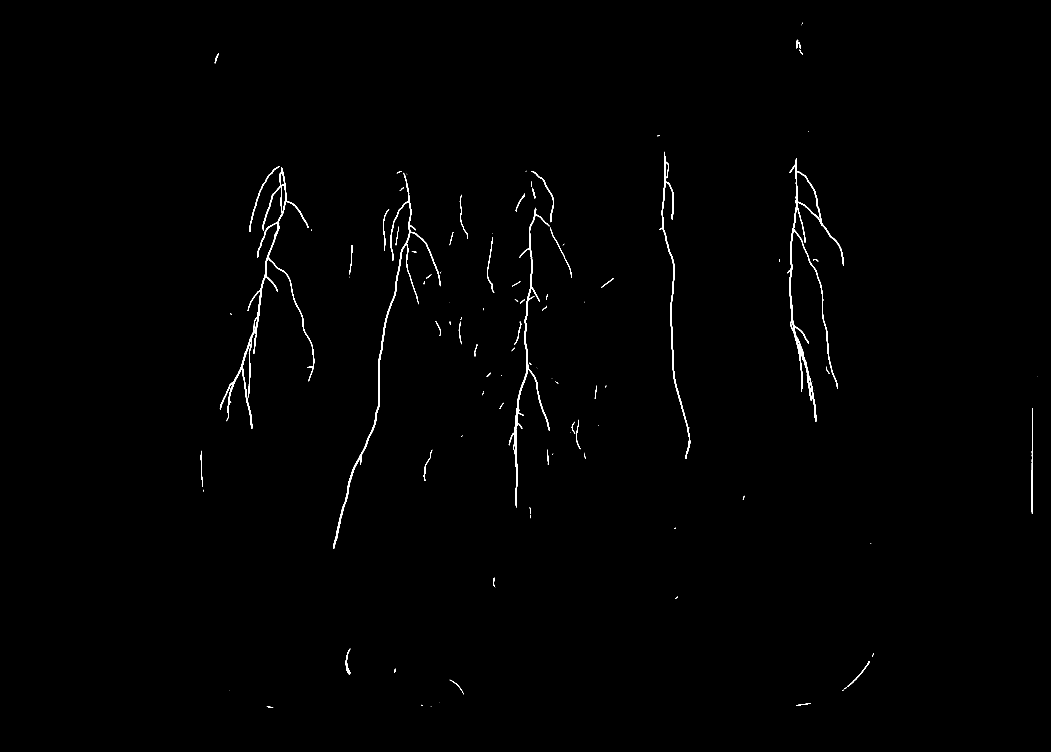
#> input picture Deliverables/task 6/test.png, 4202 x 3006 px (shown at 1/4 size)
$ jupyter execute --allow-errors task_6and7_v4.ipynb
#> lines starting #> are read from the running program, lines starting #| are printed output that depends on the picture; after the words box and inside, x2 and y2 are one past the last pixel; in counts of white or black regions, pixels touching at a corner belong together
[cell 1]
# import things
import cv2
import os
import numpy as np
import pandas as pd
import matplotlib.pyplot as plt
from patchify import patchify, unpatchify
import tensorflow as tf
from tensorflow.keras import layers, models
from tensorflow.keras.utils import to_categorical
from tensorflow.keras.preprocessing.image import ImageDataGenerator
import keras.backend as K
from tensorflow.keras.models import load_model

### I can start by importing the root mask predicted in task 5

[cell 2]
#image = cv2.imread("task5_test_image_prediction_michal_232079_v3.png", cv2.IMREAD_GRAYSCALE)
image = cv2.imread("test.png", cv2.IMREAD_GRAYSCALE)

[cell 3]
plt.imshow(image, cmap='gray')

### Morphological operations

[cell 4]
import cv2
import numpy as np
import matplotlib.pyplot as plt

# Step 1: Define Morphological Operations
def apply_closing_only(mask,kernel):
    """
    Apply only closing to fill gaps without removing thin structures.
    """
#> called with kernel = (51, 51)
    kernel = np.ones(kernel, np.uint8)  # Structuring element
    # Perform closing (dilation followed by erosion) to fill gaps
    closed_mask = cv2.morphologyEx(mask, cv2.MORPH_CLOSE, kernel)
    return closed_mask

# Step 2: Apply Morphological Closing
closed_mask = apply_closing_only(image, (51,51))

# Step 3: Visualize the Results
plt.figure(figsize=(12, 6))

plt.subplot(1, 2, 1)
plt.title("Original Predicted Mask")
plt.imshow(image, cmap='gray')
plt.axis('off')

plt.subplot(1, 2, 2)
plt.title("Mask After Closing")
plt.imshow(closed_mask, cmap='gray')
plt.axis('off')

plt.tight_layout()
plt.show()

[cell 5]
from skimage import morphology
#Remove small objects
size_threshold = 600 # Minimum size of components to keep

filtered_mask = morphology.remove_small_objects(image > 0, min_size=size_threshold).astype('uint8') * 255
filtered_mask = apply_closing_only(filtered_mask, (12,12))

#Display the result
plt.figure(figsize=(12, 12))
plt.imshow(filtered_mask, cmap='gray')
plt.title(f"Small Pixels Removed (Threshold: {size_threshold})", fontsize=16)
plt.axis('off')
plt.show()

### I will use the bounding boxes approach, similarly to task 3:

[cell 6]
retval, labels, stats, centroids = cv2.connectedComponentsWithStats(closed_mask)
#> retval = 66; stats = 66 rows, first 6: [0, 0, 4202, 3006, 12435718], [3209, 91, 2, 4, 7], [3207, 98, 1, 3, 3], [3184, 159, 28, 60, 579], [859, 214, 17, 39, 165], [3235, 525, 1, 3, 3]; centroids = 66 pairs, first value 805.8 to 4151, second value 92.29 to 2827.6

plt.figure(figsize=(10, 10))
plt.imshow(labels, cmap='viridis')
plt.title("Connected Components (Labeled)")
plt.axis('off')
plt.show()

### Segmenting the roots based of the bounding boxes:

[cell 7]
def extract_bounding_boxes_from_stats(stats, min_area=200):
    """
    Extract bounding boxes from connected component stats.

    Parameters:
        stats (np.ndarray): Statistics from connected components (x, y, width, height, area).
        min_area (int): Minimum area threshold for valid bounding boxes.

    Returns:
        list: List of bounding boxes [(x_min, y_min, x_max, y_max), ...].
    """
#> called with stats = array of shape (66, 5), min_area = 200
    bounding_boxes = []
    for stat in stats[1:]:  # Skip the background (index 0)
        x, y, w, h, area = stat
        if area >= min_area:
            bounding_boxes.append((x, y, x + w, y + h))
#> this loop made 65 passes
#> (x, y, w, h, area) on passes 3, 4, 6, 7: (3184, 159, 28, 60, 579), (859, 214, 17, 39, 165), (2630, 540, 9, 5, 25), (2638, 607, 123, 1229, 12868)
#> after the loop, bounding_boxes = 20 items, first 6: (3184, 159, 3212, 219), (2638, 607, 2761, 1836), (3117, 633, 3376, 1688), (879, 665, 1234, 1716), (2035, 683, 2286, 2029), (1332, 685, 1765, 2196)
    return bounding_boxes

# Extract bounding boxes from stats
bounding_boxes = extract_bounding_boxes_from_stats(stats)

# Print the number of bounding boxes
print(f"Number of valid bounding boxes: {len(bounding_boxes)}")
#| Number of valid bounding boxes: 20

[cell 8]
# [30 lines left out: function calculate_iou, not called in this run]

[cell 9]
def draw_bounding_boxes_on_mask(mask, bboxes):
    """
    Draw bounding boxes on the binary mask.

    Parameters:
        mask (np.ndarray): Original or cleaned binary mask.
        bboxes (list): List of bounding boxes [(x_min, y_min, x_max, y_max)].

    Returns:
        np.ndarray: Mask with bounding boxes drawn.
    """
    # Convert mask to BGR for color visualization
    mask_with_bboxes = cv2.cvtColor(mask, cv2.COLOR_GRAY2BGR)

    # Draw bounding boxes in green
    for bbox in bboxes:
        x_min, y_min, x_max, y_max = bbox
        cv2.rectangle(mask_with_bboxes, (x_min, y_min), (x_max, y_max), (0, 255, 0), 2)
#> this loop made 20 passes
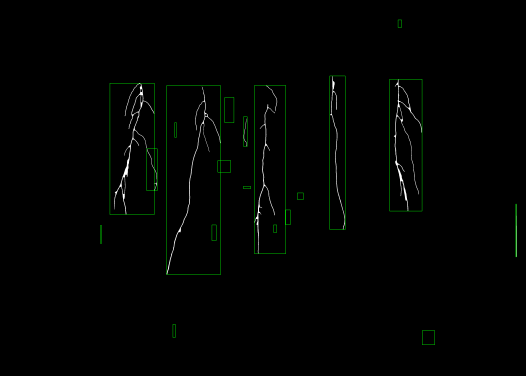
#> mask_with_bboxes: shape (3006, 4202, 3) (shown at 1/8 size); mean B, G, R 1.3, 2.6, 1.3
#> the loop in extract_bounding_boxes_from_stats (call 2), `for stat in stats[1:]:` made 65 passes

    return mask_with_bboxes

# Visualize bounding boxes on the cleaned mask
mask_with_bboxes = draw_bounding_boxes_on_mask(filtered_mask, bounding_boxes)

plt.figure(figsize=(10, 10))
plt.imshow(cv2.cvtColor(mask_with_bboxes, cv2.COLOR_BGR2RGB))
plt.title("Bounding Boxes on Mask")
plt.axis('off')
plt.show()

### Code to handle overlapping boxes, and only leave the largest one:

[cell 10]
def non_maximum_suppression(bboxes, iou_threshold=0.01, min_y_threshold=700, exclude_top_y=150):
    """
    Apply Non-Maximum Suppression (NMS) to remove overlapping bounding boxes,
    exclude boxes starting below a specified y-axis threshold, and exclude
    boxes overlapping the top 150 pixels of the y-axis.

    Parameters:
        bboxes (list): List of bounding boxes [(x_min, y_min, x_max, y_max)].
        iou_threshold (float): Threshold for IoU to consider boxes as overlapping.
        min_y_threshold (int): Minimum y_min value for a bounding box to be kept.
        exclude_top_y (int): Exclude boxes with y_min <= this value.

    Returns:
        list: Filtered list of bounding boxes after NMS.
    """
#> called with iou_threshold = 0.0001, min_y_threshold = 700, exclude_top_y = 150
    if len(bboxes) == 0:
        return []

    # Filter out boxes where y_min is below the min_y_threshold or overlaps the top exclude_top_y
    bboxes = [box for box in bboxes if exclude_top_y < box[1] < min_y_threshold]
#> bboxes = [(3184, 159, 3212, 219), (2638, 607, 2761, 1836), (3117, 633, 3376, 1688), (879, 665, 1234, 1716), (2035, 683, 2286, 2029), (1332, 685, 1765, 2196)]

    # Convert bounding boxes to numpy array
    bboxes = np.array(bboxes)
#> bboxes = [[3184, 159, 3212, 219], [2638, 607, 2761, 1836], [3117, 633, 3376, 1688], [879, 665, 1234, 1716], [2035, 683, 2286, 2029], [1332, 685, 1765, 2196]]
    if len(bboxes) == 0:
        return []

    # Compute areas of each bounding box
    areas = (bboxes[:, 2] - bboxes[:, 0]) * (bboxes[:, 3] - bboxes[:, 1])
#> areas = [1680, 151167, 273245, 373105, 337846, 654263]

    # Sort bounding boxes by area (descending order)
    sorted_indices = np.argsort(areas)[::-1]
#> sorted_indices = [5, 3, 4, 2, 1, 0]
    bboxes = bboxes[sorted_indices]
#> bboxes = [[1332, 685, 1765, 2196], [879, 665, 1234, 1716], [2035, 683, 2286, 2029], [3117, 633, 3376, 1688], [2638, 607, 2761, 1836], [3184, 159, 3212, 219]]

    # List to hold filtered boxes
    filtered_bboxes = []

    while len(bboxes) > 0:
        # Take the largest box and add it to the result
        current_box = bboxes[0]
        filtered_bboxes.append(current_box)
        bboxes = bboxes[1:]  # Remove the current box

        # Compute IoU with remaining boxes
        to_keep = []
        for box in bboxes:
            # Calculate intersection
            x_min = max(current_box[0], box[0])
            y_min = max(current_box[1], box[1])
            x_max = min(current_box[2], box[2])
            y_max = min(current_box[3], box[3])
            inter_area = max(0, x_max - x_min) * max(0, y_max - y_min)

            # Calculate union
            union_area = (
                (current_box[2] - current_box[0]) * (current_box[3] - current_box[1]) +
                (box[2] - box[0]) * (box[3] - box[1]) -
                inter_area
            )

            # Calculate IoU
            iou = inter_area / union_area

            # Keep the box if IoU is below the threshold
            if iou <= iou_threshold:
                to_keep.append(box)

        bboxes = np.array(to_keep)  # Update remaining boxes
#> this loop made 6 passes

    return filtered_bboxes

### In application:

[cell 11]
import cv2
import numpy as np
import matplotlib.pyplot as plt

# Step 1: Define Morphological Operations
# [8 lines left out: function apply_closing_only, not called in this run]

[cell 12]
# Extract bounding boxes from stats
bounding_boxes = extract_bounding_boxes_from_stats(stats)

# Apply Non-Maximum Suppression to remove overlapping boxes
filtered_bounding_boxes = non_maximum_suppression(bounding_boxes, iou_threshold=0.0001)

# Visualize bounding boxes after NMS
mask_with_bboxes_nms = draw_bounding_boxes_on_mask(filtered_mask, filtered_bounding_boxes)
#> the loop in draw_bounding_boxes_on_mask (call 2), `for bbox in bboxes:` made 6 passes

plt.figure(figsize=(10, 10))
plt.imshow(cv2.cvtColor(mask_with_bboxes_nms, cv2.COLOR_BGR2RGB))
plt.title("Bounding Boxes After NMS")
plt.axis('off')
plt.show()

[cell 13]
from scipy.ndimage import label

def create_single_component_labeled_mask(original_mask, bounding_boxes):
    """
    Create a labeled mask where each bounding box corresponds to exactly one connected component.

    Parameters:
        original_mask (np.ndarray): Original binary mask.
        bounding_boxes (list): List of bounding boxes [(x_min, y_min, x_max, y_max)].

    Returns:
        np.ndarray: Labeled mask with one component per bounding box, each labeled with a unique integer.
    """
    # Initialize a blank mask with the same shape as the original mask
    labeled_mask = np.zeros_like(original_mask, dtype=np.uint16)

    for label_id, bbox in enumerate(bounding_boxes, start=1):  # Start labels from 1
        x_min, y_min, x_max, y_max = bbox

        # Crop the region of the root from the original mask
        root_region = original_mask[y_min:y_max, x_min:x_max]

        # Label connected components within this region
        labeled_components, num_components = label(root_region > 0)

        if num_components > 0:
            # Find the largest connected component
            component_sizes = [(labeled_components == i).sum() for i in range(1, num_components + 1)]
            largest_component_idx = component_sizes.index(max(component_sizes)) + 1  # 1-based index

            # Extract the largest component and assign its label
            largest_component = (labeled_components == largest_component_idx)
            labeled_mask[y_min:y_max, x_min:x_max][largest_component] = label_id
#> this loop made 6 passes
#> pass 1, in create_single_component_labeled_mask, `root_region = original_mask[y_min:y_max, x_min:x_max]`:
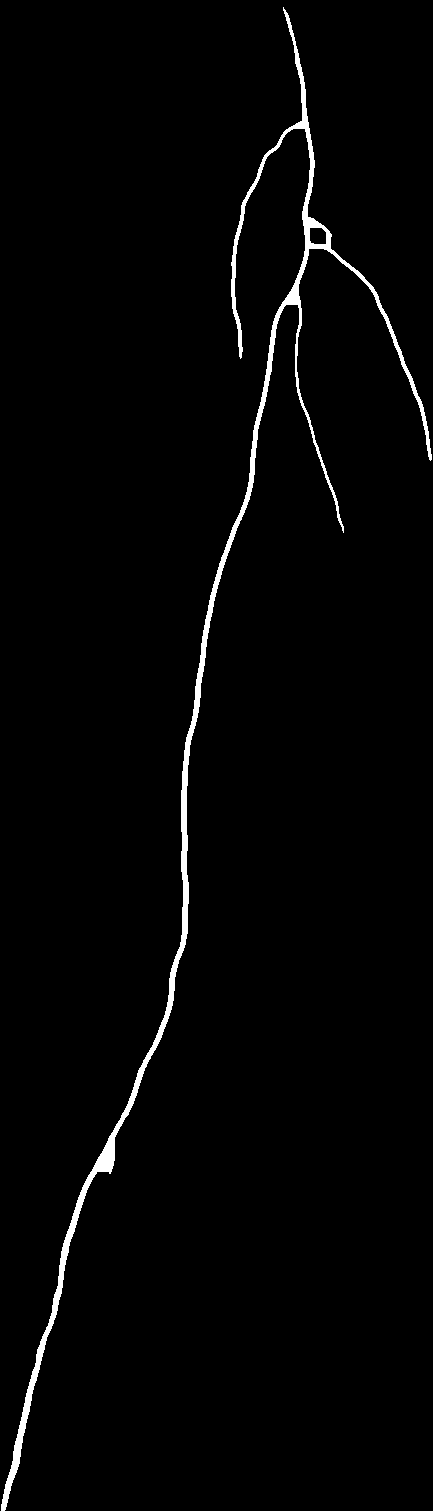
#> root_region: shape (1511, 433); 1.8% white; 1 white region, box (x1, y1, x2, y2) and area: (1, 7, 432, 1511) 11717

    return labeled_mask

[cell 14]
# Create the labeled mask with one component per bounding box
labeled_root_mask = create_single_component_labeled_mask(filtered_mask, filtered_bounding_boxes)

# Visualize the labeled mask
plt.figure(figsize=(10, 10))
plt.imshow(labeled_root_mask, cmap='viridis')  # Use a colormap for better visualization
plt.title("Labeled Root Mask (One Component Per Bounding Box)")
plt.axis('off')
plt.show()

# Count the number of components
unique_labels = np.unique(labeled_root_mask)
print(f"Number of components: {len(unique_labels) - 1}")  # Exclude background (label 0)
#| Number of components: 5

### As you may observe, some lateral roots are being excluded however the core root remains untouched which is the main focus of this task.

[cell 15]
def visualize_cropped_roots_from_left_to_right(labeled_mask, bounding_boxes):
    """
    Visualize segmented and cropped roots sorted from left to right based on their position.

    Parameters:
        labeled_mask (np.ndarray): Labeled mask with each root assigned a unique integer label.
        bounding_boxes (list): List of bounding boxes [(x_min, y_min, x_max, y_max)].

    Returns:
        None
    """
    import matplotlib.pyplot as plt
    import numpy as np

    # Sort bounding boxes based on their x_min values
    sorted_bboxes = sorted(enumerate(bounding_boxes), key=lambda x: x[1][0])  # Sort by x_min

    # Create subplots
    num_roots = len(sorted_bboxes)
    fig, axes = plt.subplots(1, num_roots, figsize=(15, 5))

    for i, (idx, bbox) in enumerate(sorted_bboxes):
        x_min, y_min, x_max, y_max = bbox

        # Crop the labeled mask to the bounding box
        cropped_root = labeled_mask[y_min:y_max, x_min:x_max]

        # Display the cropped root
        ax = axes[i]
        ax.imshow(cropped_root, cmap='viridis')
        ax.set_title(f"Plant {i}")
        ax.axis('off')
#> this loop made 6 passes
#> (idx, bbox) on passes 1 to 4: (1, [879, 665, 1234, 1716]), (0, [1332, 685, 1765, 2196]), (2, [2035, 683, 2286, 2029]), (4, [2638, 607, 2761, 1836])
#> pass 1, in visualize_cropped_roots_from_left_to_right, `cropped_root = labeled_mask[y_min:y_max, x_min:x_max]`:
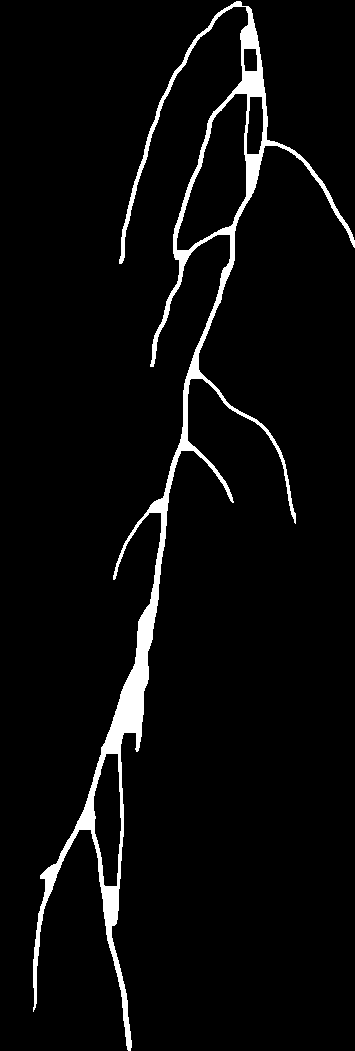
#> cropped_root: shape (1051, 355) uint16; values 0 (black) and 2 (white), 4.4% white; 1 white region, box (x1, y1, x2, y2) and area: (33, 1, 355, 1051) 16308

    plt.tight_layout()
    plt.show()


# Visualize the cropped roots
visualize_cropped_roots_from_left_to_right(labeled_root_mask, filtered_bounding_boxes)

### TASK 7

[cell 16]
from skan import Skeleton, summarize
from skimage.morphology import skeletonize
from skan.csr import skeleton_to_csgraph
import networkx as nx
import matplotlib.pyplot as plt
import numpy as np

[cell 17]
def calculate_and_visualize_primary_root_lengths(labeled_mask, original_mask):
    """
    Calculate primary root lengths for each root in the labeled mask and visualize
    the start and end points on the skeleton overlaid on the original mask.

    Parameters:
        labeled_mask (np.ndarray): Labeled mask with each root assigned a unique integer label.
        original_mask (np.ndarray): Original binary mask of the roots.

    Returns:
        dict: Dictionary of root IDs and their calculated lengths.
    """
    from skimage.morphology import skeletonize
    from skan.csr import skeleton_to_csgraph
    import networkx as nx
    import matplotlib.pyplot as plt

    # Skeletonize the entire mask
    skeleton = skeletonize(labeled_mask > 0)

    # Sort root IDs from left to right based on their bounding boxes
    root_ids = np.unique(labeled_mask)
    root_ids = root_ids[root_ids > 0]  # Exclude background
    bounding_boxes = {
        rid: (np.min(np.where(labeled_mask == rid)[1]),  # x_min
              np.max(np.where(labeled_mask == rid)[1]))  # x_max
        for rid in root_ids
    }
    sorted_root_ids = sorted(root_ids, key=lambda rid: bounding_boxes[rid][0])

    primary_root_lengths = {}

    # Plotting setup
    plt.figure(figsize=(10, 10))
    plt.imshow(original_mask, cmap='gray')
    plt.title("Skeleton with Start (Green) and End (Red) Points")

    for idx, root_id in enumerate(sorted_root_ids, start=1):
        # Isolate the skeleton for the current root
        root_skeleton = (labeled_mask == root_id) & skeleton

        # Convert skeleton to graph and coordinates
        graph, coordinates = skeleton_to_csgraph(root_skeleton)

        # Convert sparse graph to NetworkX graph
        G = nx.Graph()
        for i, j in zip(*graph.nonzero()):
            G.add_edge(i, j, weight=graph[i, j])

        # Identify topmost and bottommost nodes
        try:
            topmost_node = min(G.nodes, key=lambda n: coordinates[0][n])  # Smallest y (row)
            bottommost_node = max(G.nodes, key=lambda n: coordinates[0][n])  # Largest y (row)

            # Compute the shortest path length using Dijkstra
            dist = nx.dijkstra_path_length(G, source=topmost_node, target=bottommost_node, weight='weight')
            primary_root_lengths[idx] = dist

            # Get coordinates of start and end points
            start_coords = (coordinates[0][topmost_node], coordinates[1][topmost_node])  # (row, col)
            end_coords = (coordinates[0][bottommost_node], coordinates[1][bottommost_node])  # (row, col)

            # Overlay points on the visualization
            plt.scatter(start_coords[1], start_coords[0], c='green', s=100, label=f"Start" if idx == 1 else "")
            plt.scatter(end_coords[1], end_coords[0], c='red', s=100, label=f"End" if idx == 1 else "")

            print(f"Root {idx}: Start {start_coords}, End {end_coords}, Length: {dist:.2f}")
        except Exception as e:
            print(f"Root {idx}: Error calculating path - {e}")
#> this loop made 1 pass
#> (idx, root_id) on pass 1: (1, 2)
#> pass 1, in calculate_and_visualize_primary_root_lengths, `root_skeleton = (labeled_mask == root_id) & skeleton`:
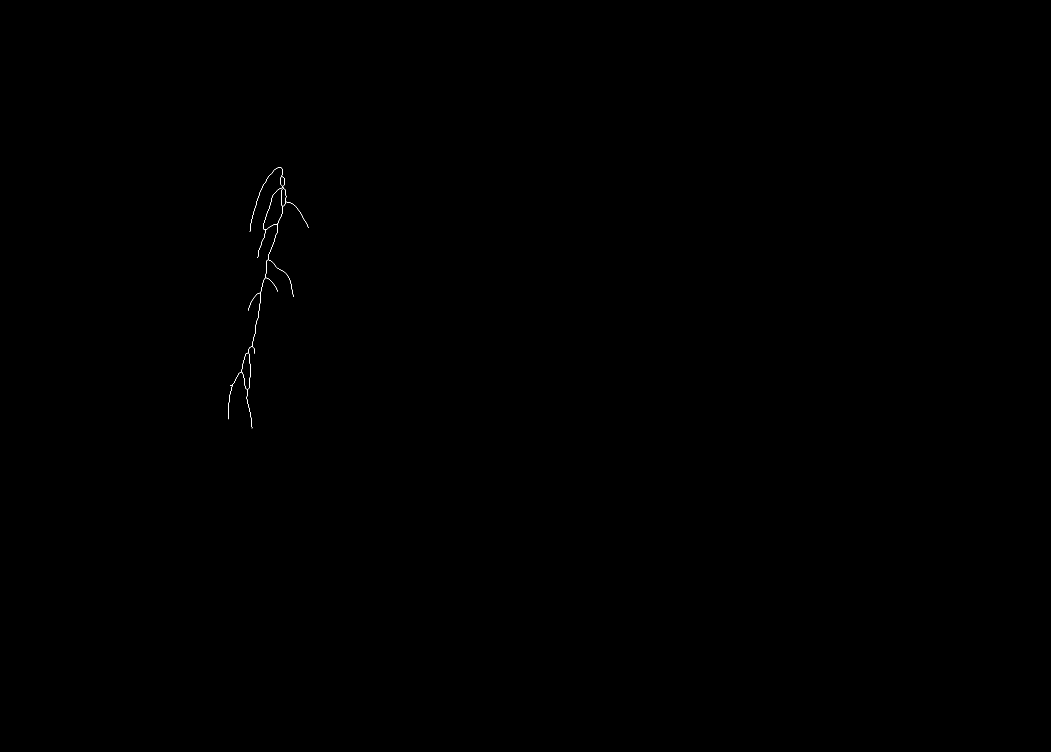
#> root_skeleton: shape (3006, 4202) bool (shown at 1/4 size); 0.02% white in thin lines or dots, all inside (x1, y1, x2, y2) = (912, 669, 1234, 1714)

    plt.legend()
    plt.axis('off')
    plt.show()

    return primary_root_lengths
